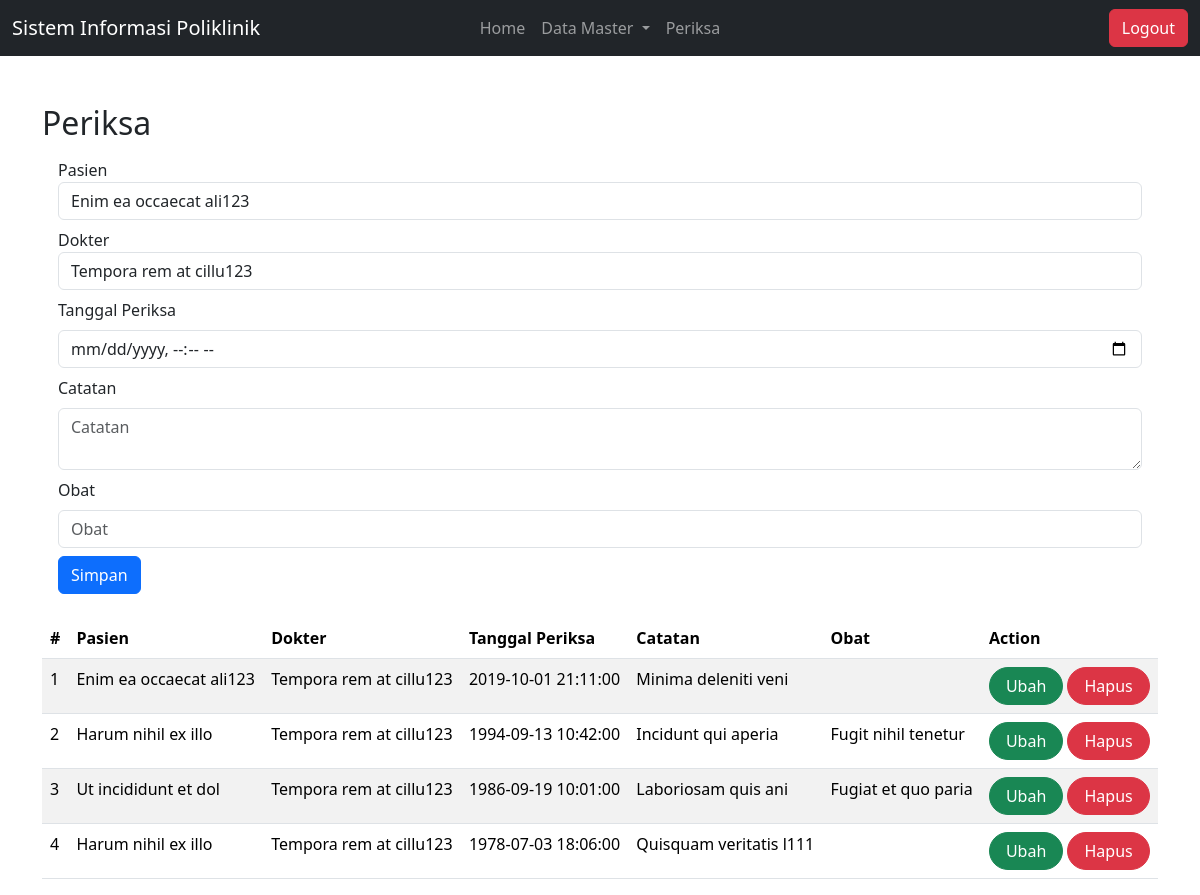
The page /index.php?page=periksa (signed in) on the database its author committed.
### tables this page shows
CREATE TABLE `periksa` (
  `id` bigint(20) UNSIGNED NOT NULL,
  `id_pasien` bigint(20) UNSIGNED DEFAULT NULL,
  `id_dokter` int(10) UNSIGNED DEFAULT NULL,
  `tgl_periksa` datetime DEFAULT NULL,
  `catatan` text,
  `obat` varchar(255) DEFAULT NULL
);

CREATE TABLE `pasien` (
  `id` bigint(20) UNSIGNED NOT NULL,
  `nama` varchar(255) DEFAULT NULL,
  `alamat` varchar(255) DEFAULT NULL,
  `no_hp` varchar(50) DEFAULT NULL
);

CREATE TABLE `dokter` (
  `id` int(10) UNSIGNED NOT NULL,
  `nama` varchar(255) DEFAULT NULL,
  `alamat` varchar(255) DEFAULT NULL,
  `no_hp` varchar(50) DEFAULT NULL
);

### periksa.php (the view, shortened to what this page needs)
<?php
$id_pasien = '';
$id_dokter = '';
$tgl_periksa = '';
$catatan = '';
$obat = '';
?>
<div class="mt-3">
      <form method="POST" action="index.php?page=periksa">
        <div class="form-group mx-sm-3 mb-2">
          <label for="inputPasien" class="sr-only">Pasien</label>
          <select class="form-control" name="id_pasien">
              <?php
              $selected = '';
              $pasien=mysqli_query($db, "SELECT * FROM pasien");
              while ($data = $pasien->fetch_array()) {
                  if ($data['id'] == $id_pasien) {
                      $selected = 'selected="selected"';
                  } else {
                      $selected = '';
                  }
              ?>
                  <option value="<?php echo $data['id'] ?>" <?php echo $selected ?>><?php echo $data['nama'] ?></option>
              <?php
              }
              ?>
          </select>
        </div>
        <div class="form-group mx-sm-3 mb-2">
          <label for="inputDokter" class="sr-only">Dokter</label>
          <select id="inputDokter" class="form-control" name="id_dokter">
              <?php
              $selected = '';
              $dokter=mysqli_query($db, "SELECT * FROM dokter");
              while ($data = $dokter->fetch_array()) {
                  if ($data['id'] == $id_dokter) {
                      $selected = 'selected="selected"';
                  } else {
                      $selected = '';
                  }
              ?>
                  <option value="<?php echo $data['id'] ?>" <?php echo $selected ?>><?php echo $data['nama'] ?></option>
              <?php
              }
              ?>
          </select>
        </div>
        <div class="form-group mx-sm-3 mb-2">
          <label for="tgl_periksa" class="form-label">Tanggal Periksa</label>
          <input id="tgl_periksa" type="datetime-local" class="form-control" name="tgl_periksa" placeholder="Tanggal Periksa" aria-label="Tgl_periksa" value="<?php echo isset($_GET['id']) ? $tgl_periksa : ''; ?>">
        </div>
        <div class="form-group mx-sm-3 mb-2">
          <label for="catatan" class="form-label">Catatan</label>
          <textarea id="catatan" type="text" class="form-control" name="catatan" placeholder="Catatan" aria-label="Catatan"><?php echo isset($_GET['id']) ? $catatan : ''; ?></textarea>
        </div>
        <div class="form-group mx-sm-3 mb-2">
          <label for="obat" class="form-label">Obat</label>
          <input id="obat" type="text" class="form-control" name="obat" placeholder="Obat" aria-label="Obat" value="<?php echo isset($_GET['id']) ? $obat : ''; ?>">
        </div>
        <button type="submit" value="simpan" class="btn btn-primary mx-sm-3 mb-2" name="simpan">Simpan</button>
      </form>
    </div>
    <table class="table table-striped mt-3">
      <thead>
        <tr>
          <th>#</th>
          <th>Pasien</th>
          <th>Dokter</th>
          <th>Tanggal Periksa</th>
          <th>Catatan</th>
          <th>Obat</th>
          <th>Action</th>
        </tr>
      </thead>
      <tbody>
        <?php
          $result = mysqli_query($db, "SELECT pr.*,d.nama as 'nama_dokter', p.nama as 'nama_pasien' FROM periksa pr LEFT JOIN dokter d ON (pr.id_dokter=d.id) LEFT JOIN pasien p ON (pr.id_pasien=p.id) ORDER BY pr.tgl_periksa DESC");
          $no = 1;
          while ($data = $result->fetch_array()) {
        ?>
        <tr class="border-bottom">
          <td><?php echo $no++ ?></td>
          <td><?php echo $data['nama_pasien'] ?></td>
          <td><?php echo $data['nama_dokter'] ?></td>
          <td><?php echo $data['tgl_periksa'] ?></td>
          <td><?php echo $data['catatan'] ?></td>
          <td><?php echo $data['obat'] ?></td>
          <td>
            <a class="btn btn-success rounded-pill px-3" href="index.php?page=periksa&id=<?php echo $data['id'] ?>">Ubah</a>
            <a class="btn btn-danger rounded-pill px-3" href="index.php?page=periksa&id=<?php echo $data['id'] ?>&aksi=hapus" onclick="return confirm('Yakin ingin menghapus data ini?')">Hapus</a>
          </td>
        </tr>
        <?php } ?>
      </tbody>
    </table>

### index.php (shortened to what this page needs)
<!DOCTYPE html>
<html lang="en">
<head>
  <link href="https://cdn.jsdelivr.net/npm/bootstrap@5.3.3/dist/css/bootstrap.min.css" rel="stylesheet">
</head>
<body>
<nav class="navbar navbar-expand-lg  navbar-dark bg-dark">
  <div class="container-fluid">
    <div class="collapse navbar-collapse d-lg-flex" id="navbarNavDropdown">
      <a class="navbar-brand col-lg-3 me-0" href="#">Sistem Informasi Poliklinik</a>
      <ul class="navbar-nav col-lg-6 justify-content-lg-center">
        <li class="nav-item">
          <a class="nav-link" aria-current="page" href="index.php">
            Home
          </a>
        </li>
        <li class="nav-item dropdown">
          <a class="nav-link dropdown-toggle" href="#" role="button"
          data-bs-toggle="dropdown" aria-expanded="false">
            Data Master
          </a>
        </li>
        <li class="nav-item">
          <a class="nav-link"
          href="index.php?page=periksa">
            Periksa
          </a>
        </li>
      </ul>
      <div class="d-lg-flex col-lg-3 justify-content-lg-end gap-2">
        <?php if (!isset($_SESSION['username'])) { ?>
          <a class="btn btn-outline-primary" aria-current="page" href="index.php?page=register">
            Register
          </a>
          <a class="btn btn-primary" aria-current="page" href="index.php?page=login">
            Login
          </a>
        <?php } else { ?>
          <a class="btn btn-danger" aria-current="page" href="logout.php">
            Logout
          </a>
        <?php } ?>
      </div>
    </div>
  </div>
</nav>
<main role="main" class="container mt-5">
    <?php
    if (isset($_GET['page'])) {
    ?>
        <h2><?php echo ucwords($_GET['page']) ?></h2>
    <?php
        include($_GET['page'] . ".php");
    } else {
        echo "Selamat Datang di Sistem Informasi Poliklinik";
    }
    ?>
</main>
</body>

### rows shown on the page
periksa: id_pasien.nama "Enim ea occaecat ali123", id_dokter.nama "Tempora rem at cillu123", tgl_periksa "2019-10-01 21:11:00", catatan "Minima deleniti veni"
periksa: id_pasien.nama "Harum nihil ex illo", id_dokter.nama "Tempora rem at cillu123", tgl_periksa "1994-09-13 10:42:00", catatan "Incidunt qui aperia", obat "Fugit nihil tenetur"
periksa: id_pasien.nama "Ut incididunt et dol", id_dokter.nama "Tempora rem at cillu123", tgl_periksa "1986-09-19 10:01:00", catatan "Laboriosam quis ani", obat "Fugiat et quo paria"
periksa: id_pasien.nama "Harum nihil ex illo", id_dokter.nama "Tempora rem at cillu123", tgl_periksa "1978-07-03 18:06:00", catatan "Quisquam veritatis l111"

### other values the page prints
$_GET['page'] "Periksa"
form field id_pasien "Enim ea occaecat ali123"
form field id_dokter "Tempora rem at cillu123"
